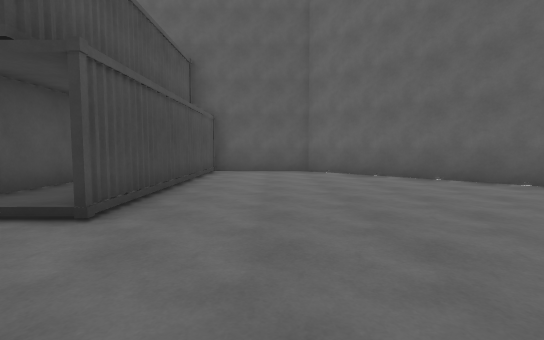
view 1 (above)

17 first-person views from a walk through a Unity game level. The camera is 1.3 m above the floor, tilts 4° down and sees 85° across. The floor is counted in squares, 2 m on a side. Each view is taken from the middle of a square. On the plan, view 1 faces up. The plan holds only what a view shows up to about 9 squares ahead; the rest is blank. The place goes on beyond the plan. The player character is not drawn.

view 2
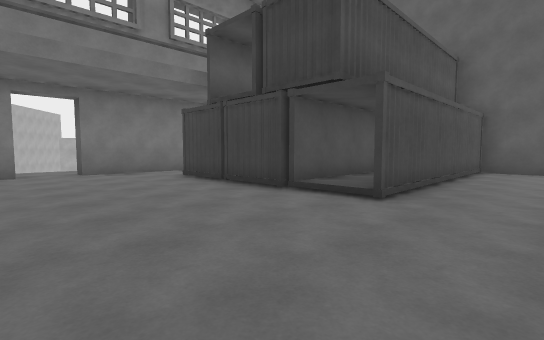

view 3
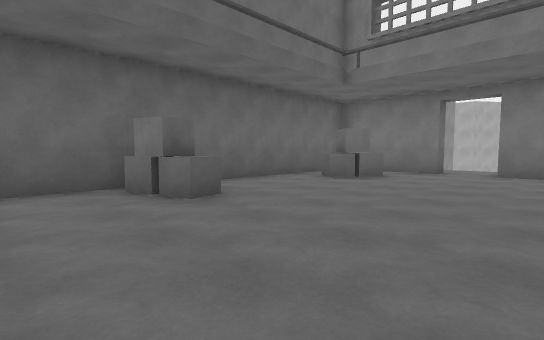

view 4
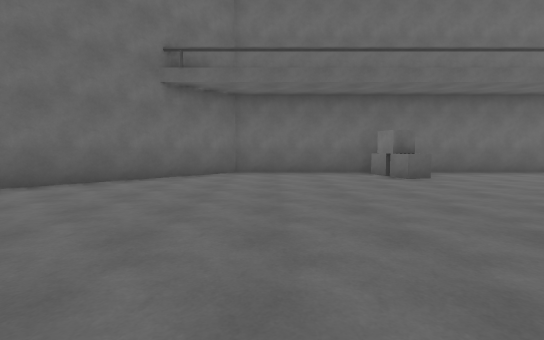

view 5
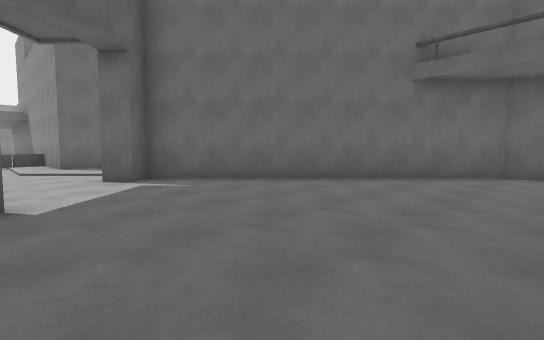

view 6
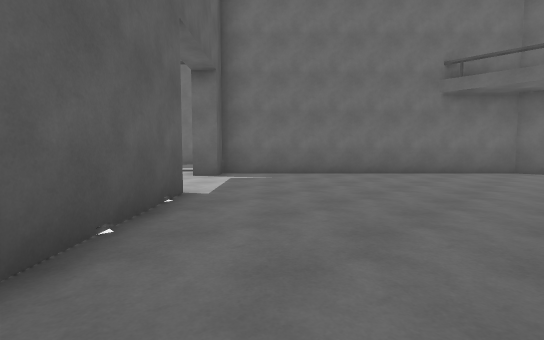

view 7
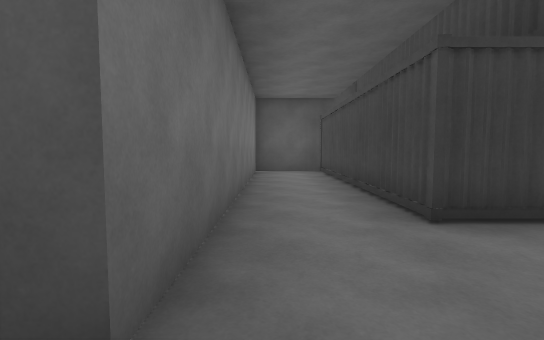

view 8
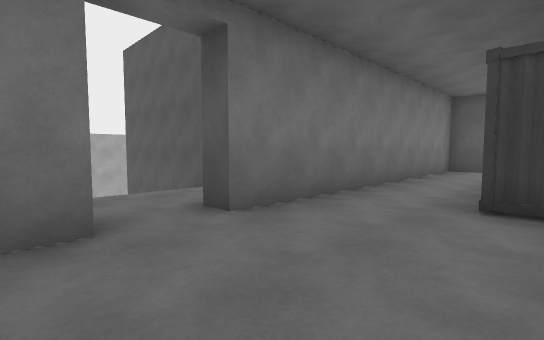

view 9
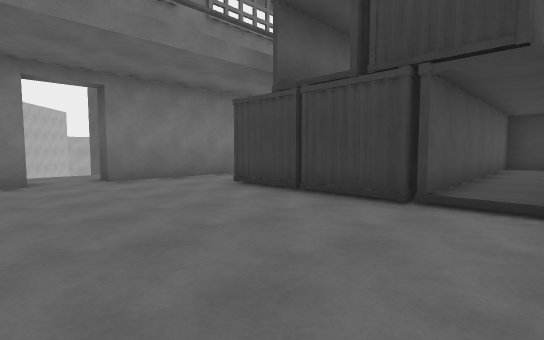

view 10
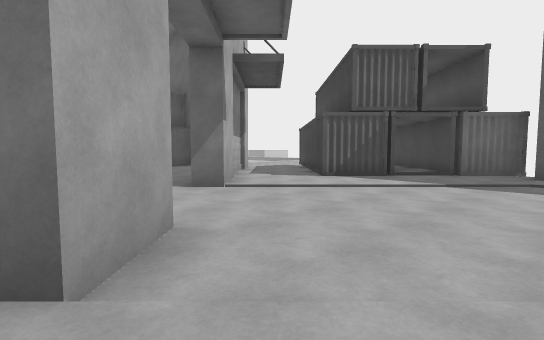

view 11
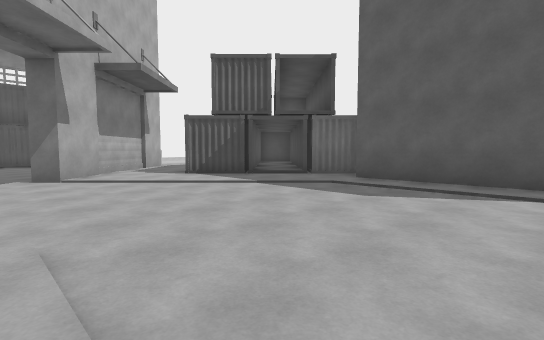

view 12
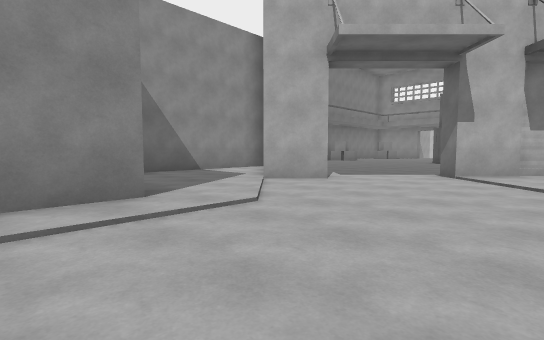

view 13
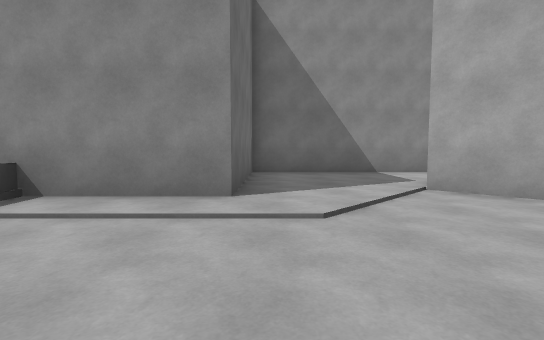

view 14
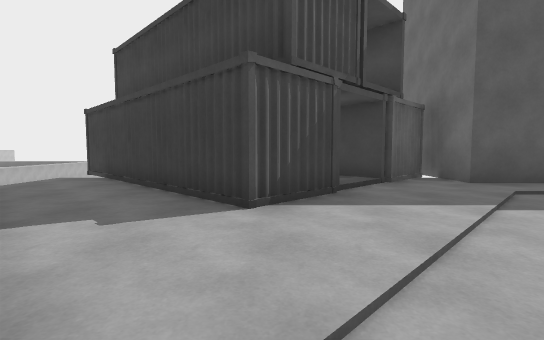

view 15
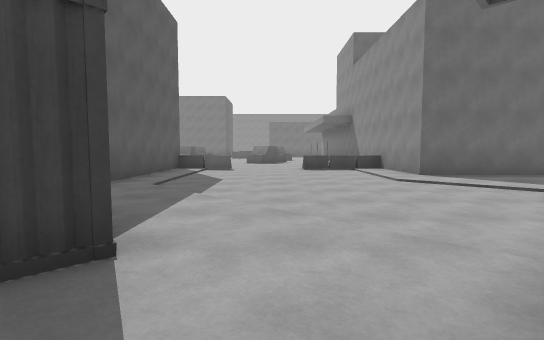

view 16
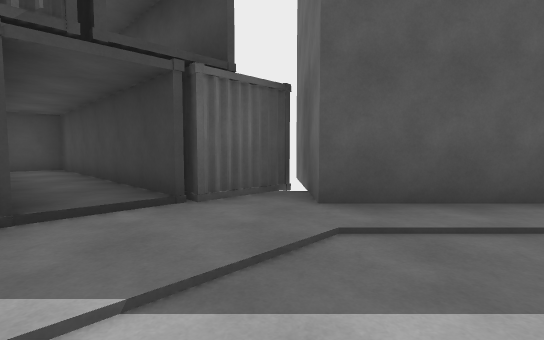

view 17
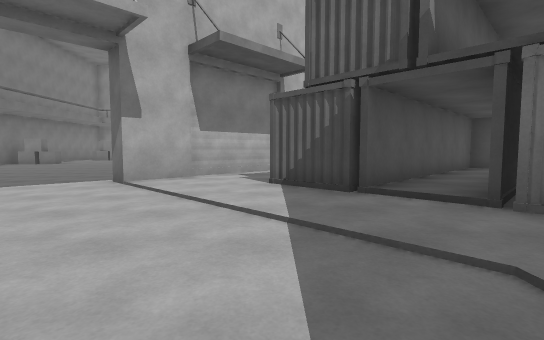

### Floor plan
Key: @ floor where view 1 was taken; # wall or solid block; x gap in a wall; . main floor; : floor 0.25 m higher than the main floor; / step, stairs or slope; ^ raised ledge.
Columns run from 13 left of view 1 to 13 right of it. Each row starts with its distance up from view 1.
 15                 ###
 14                 #:##
 13                 #::##
 12               ####::##x#
 11                .###::#/####
 10                ..###:/.....
  9     #### ######...##/......
  8     #..# #:#..##...#.......
  7     #..# #:#...##..........
  6     #..# #:#....##.........
  5     #..# #:#.....##........
  4     #..###:#...............
  3 #####..###:#........#....##
  2 // .#...............##...#
  1    .#..............##....#
  0    ..........@.....#.....#
 -1     #.............########
 -2     # #^...#.....##
 -3       .....#....##
 -4      ############

Positions as (right, up) in squares from view 1, and headings:
1: (0, 0), facing up
2: (0, -1), facing up-left
3: (0, 2), facing down-left
4: (1, 5), facing down
5: (1, 5), facing down-right
6: (1, 7), facing down-right
7: (-8, 0), facing up
8: (-6, -1), facing up-left
9: (-2, -1), facing up-left
10: (10, 2), facing up-left
11: (13, 4), facing up-left
12: (13, 7), facing down-left
13: (11, 7), facing down
14: (6, 5), facing up
15: (4, 7), facing right
16: (9, 7), facing up
17: (11, 8), facing left
